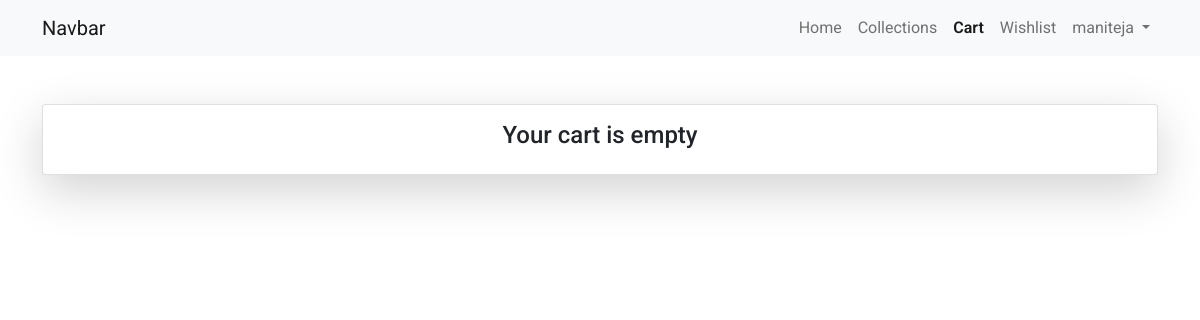
The page /cart (signed in) on the database as committed earlier.
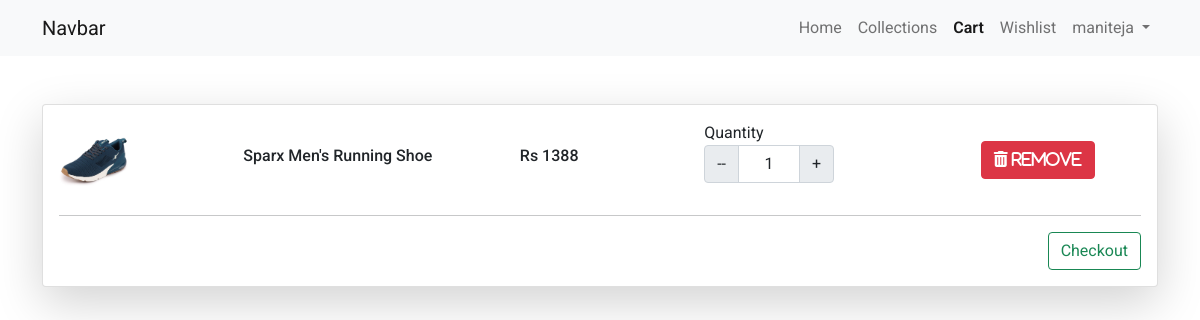
The same page on the database as committed later.
### store/models.py (models this page shows, shortened)
class Cart(models.Model):
    user=models.ForeignKey(User, on_delete=models.CASCADE)
    product=models.ForeignKey(Products, on_delete=models.CASCADE)
    product_qty=models.IntegerField(null=False,blank=False)
    created_at=models.DateTimeField(auto_now_add=True)

class Products(models.Model):
    category=models.ForeignKey(Categories, on_delete=models.CASCADE)
    slug=models.CharField(max_length=150,null=False,blank=False)
    name=models.CharField(max_length=150,null=False,blank=False)
    product_image=models.ImageField(upload_to=get_file_path,blank=True,null=True)
    small_description=models.TextField(max_length=700,null=False,blank=False)
    quantity=models.IntegerField(null=False,blank=False)
    description=models.TextField(null=False,blank=False)
    original_price=models.FloatField(null=False,blank=False)
    selling_price=models.FloatField(null=False,blank=False)
    status=models.BooleanField(default=False,help_text="0=default, 1=Hidden")
    trending=models.BooleanField(default=False,help_text="0=default, 1=Trending")
    tag=models.CharField(max_length=150,null=True,blank=True)
    meta_title=models.CharField(max_length=150,null=True,blank=True)
    meta_keywords=models.CharField(max_length=150,null=True,blank=True)
    meta_description=models.CharField(max_length=150,null=True,blank=True)
    created_at=models.DateTimeField(auto_now_add=True)

### store/controller/cart.py (the view)
# urls.py: path('cart',cart.viewcart,name='viewcart'),
def viewcart(request):
    if request.user.is_authenticated:
        cart=Cart.objects.filter(user=request.user)
        context={
            'cart':cart,
        }
        return render(request,"store/cart.html",context)
    else:
        messages.error(request,"Please login to view your cart")
        return redirect('/')

### store/templates/store/cart.html (shortened to what this page needs)
{% extends 'store/layouts/main.html' %}
{% block content %}
<div class="py-5">
    <div class="container">
        <div class="row">
            <div class="col-12">
                <div class="card shadow-lg">
                    <div class="card-body" id="cartdata">
                        {% if cart %}
                        {% for item in cart %}
                        <div class="row product_data">
                            <div class="col-0 col-md-2 my-auto">
                                <img src="{{item.product.product_image.url}}" class="mh-100" width="70px" alt="">
                            </div>
                            <div class="col-6 col-md-3 my-auto">
                                <h6>{{item.product.name}}</h6>
                            </div>
                            <div class="col-6 col-md-2 my-auto">
                                <h6>Rs {{item.product.selling_price| stringformat:'d'}}</h6>
                            </div>
                            <div class="col-6 col-md-3 my-auto">
                                {% if item.product.quantity >= item.product_qty %}
                                    <label for="Quantity">Quantity</label>
                                    <div class="input-group text-center mb-3" style="width: 130px;">
                                        <button class="input-group-text changeQuantity decrement-btn">--</button>
                                        <input type="text" name="quantity" class="form-control qty-input text-center" value="{{item.product_qty}}">
                                        <button class="input-group-text changeQuantity increment-btn">+</button>
                                    </div>
                                {% else %}
                                <h6>Out of stock</h6>
                                {% endif %}
                            </div>
                            <div class="col-6 col-md-2 my-auto">
                                <button class="btn btn-danger delete-cart-item"><i class="fa fa-trash"> Remove</i></button>
                            </div>
                        </div>
                        <hr>
                        {% endfor %}
                        <a href="{% url 'checkout' %}" class="btn btn-outline-success float-end">Checkout</a>
                        {% else %}
                        <h4 class="text-center">Your cart is empty</h4>
                        {% endif %}
            </div>
        </div>
    </div>
</div>
{% endblock content %}

### store/templates/store/layouts/main.html (shortened to what this page needs)
{% load static %}
<!DOCTYPE html>
<html lang="en">
<head>
  <link href="https://cdn.jsdelivr.net/npm/bootstrap@5.0.2/dist/css/bootstrap.min.css" rel="stylesheet">
  <link rel="stylesheet" href="{% static 'css/style.css' %}">
  <link rel="stylesheet" href="//cdn.jsdelivr.net/npm/alertifyjs@1.13.1/build/css/alertify.min.css" />
  <link rel="stylesheet" href="//cdn.jsdelivr.net/npm/alertifyjs@1.13.1/build/css/themes/default.min.css" />
</head>
<body>
  {% include 'store/inc/navbar.html' %}
  {% block content %}
  {% endblock content %}
</body>
</html>

### store/templates/store/inc/navbar.html (shortened to what this page needs)
<nav class="navbar navbar-expand-lg navbar-light bg-light">
  <div class="container">
    <a class="navbar-brand" href="#">Navbar</a>
    <div class="collapse navbar-collapse" id="navbarNav">
      <ul class="navbar-nav ms-auto">
        <li class="nav-item">
          <a class="nav-link {% if request.resolver_match.url_name == 'home' %}active{% endif %}" href="{% url 'home' %}">Home</a>
        </li>
        <li class="nav-item">
          <a class="nav-link {% if request.resolver_match.url_name == 'collections' %}active{% endif %}" href="{% url 'collections' %}">Collections</a>
        </li>
        {% if user.is_authenticated %}
        <li class="nav-item">
          <a class="nav-link {% if request.resolver_match.url_name == 'viewcart' %}active{% endif %}" href="{% url 'viewcart' %}">Cart</a>
        </li>
        <li class="nav-item">
          <a class="nav-link {% if request.resolver_match.url_name == 'wishlist' %}active{% endif %}" href="{% url 'wishlist' %}">Wishlist</a>
        </li>
        <li class="nav-item dropdown">
          <a class="nav-link dropdown-toggle" href="#" id="navbarDropdownMenuLink" role="button" data-bs-toggle="dropdown" aria-expanded="false">
            {{user.username}}
          </a>
        </li>
        {% endif %}
      </ul>
    </div>
  </div>
</nav>

### static/css/style.css (style rules this page uses)
* { font-family: "Jost", sans-serif; font-family: "Roboto", sans-serif; }
a { text-decoration: none; }
.active { font-weight: 600; }

Rows that differ between the two databases and show on the page:
added Cart: product.product_image (picture), product.name "Sparx Men's Running Shoe", product.selling_price "1388", quantity "1"
Other text that changed with them:
text no longer shown: "Your cart is empty"
text now shown: "Checkout"
